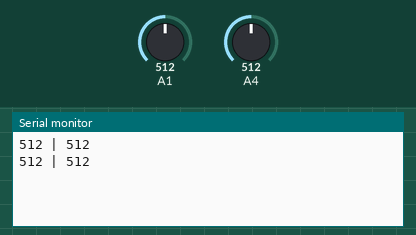
The sketch below on a simulated Arduino Uno, built with avr-gcc and run on an emulated ATmega328P. Shown: the last lines printed to the serial monitor. The inputs (shaded band) are chosen by the test bench; at power-on: A1 = 512, A4 = 512.

Above: at 1.8 s.
1.9 s: A1 set to 716
At 2.8 s:
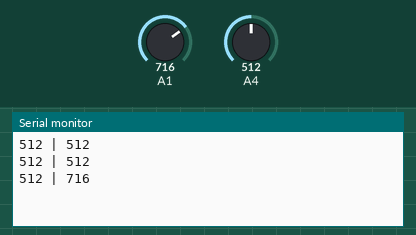
3.4 s: A4 set to 716
At 4.6 s:
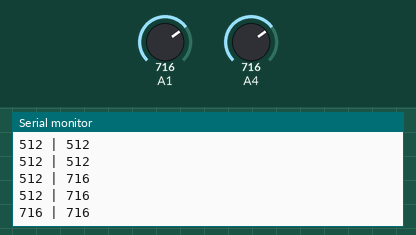
4.9 s: A1 set to 900
At 5.4 s:
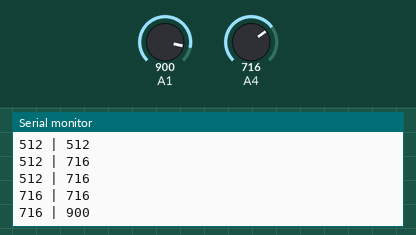
6.4 s: A4 set to 900
At 7.8 s:
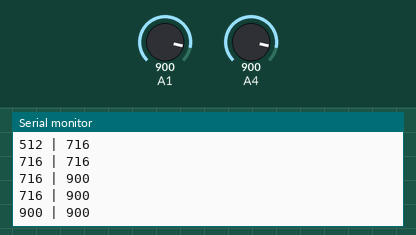
Timing chart, 0 to 8.9 s (numbered marks = the images above; inputs shaded):
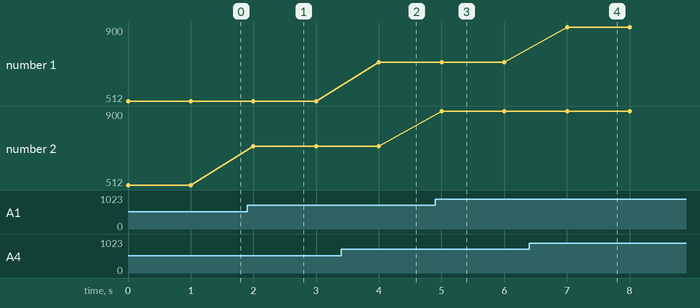

The sketch:

Pitch_Yaw_Roll.ino
```cpp
void setup()
{
  Serial.begin(9600);

  pinMode(14,INPUT);
  pinMode(15,INPUT);

}

void loop(){
	Serial.print(analogRead(18));
	Serial.print(" | ");
	Serial.println(analogRead(15));
	delay(1000);
}
```

Measured:
- after the input at 1.9 s, the serial monitor: prints a new line after 0.10 s (image 1)
- after the input at 3.4 s, the serial monitor: prints a new line after 0.60 s (image 2)
- after the input at 4.9 s, the serial monitor: prints a new line after 0.10 s (image 3)
- after the input at 6.4 s, the serial monitor: prints a new line after 0.60 s (image 4)
- plotted number 2: 512 → 716 after the input at 1.9 s, 716 → 900 after the input at 4.9 s
